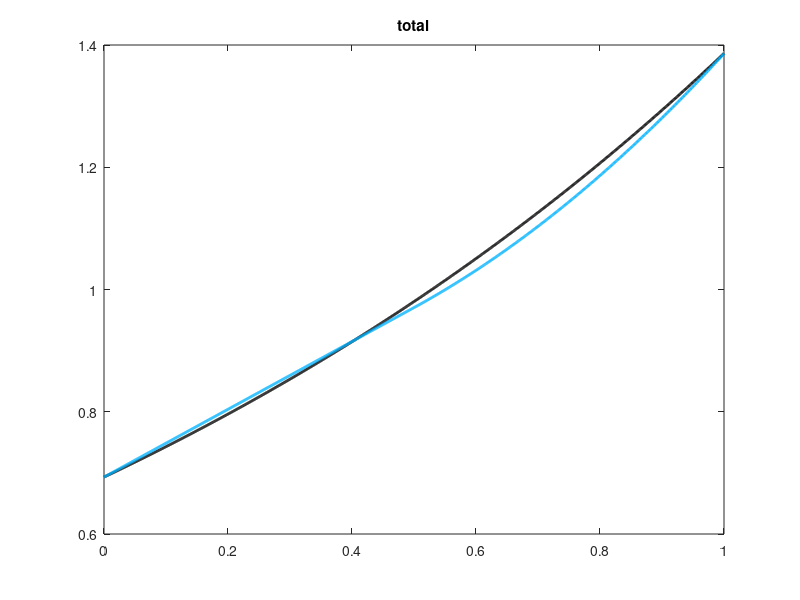

Here is the MATLAB script that generated this plot: (Note: this script raises an error after producing the figure.)
% plots several qualitatively cell cycle behaviours (especially for
% concentration)
% CASE (5) IS YFP of MG22

t=0:0.001:1; % phase
V=2.^t;     % Volume
meanVol=mean(V);   % average Volume in case you want to normalize
figure(1)   % Volume & total protein
figure(2)   % Protein concentration
figure(3)   % Production rate

% (1) same #gene copies through whole cell cycle (hypothetic)
r1=ones(1,1001); % rate
P1=1+t;   % total protein
% (2) gene doubling at phase=0.2
r2=zeros(1,1001);
r2(1:201)=0.5/0.9;
r2(202:1001)=1/0.9;
P2=ones(1,1001);
for i=1:1001;
P2(i)=sum(r2(1:i-1))*0.001+1;
end
% (3) gene doubling at phase=0.5
r3=zeros(1,1001);
r3(1:501)=0.5/0.75;
r3(502:1001)=1/0.75;
P3=ones(1,1001);
for i=1:1001;
P3(i)=sum(r3(1:i-1))*0.001+1;
end
% (4) gene doubling at phase=0.8
r4=zeros(1,1001);
r4(1:801)=0.5/0.6;
r4(802:1001)=1/0.6;
P4=ones(1,1001);
for i=1:1001;
P4(i)=sum(r4(1:i-1))*0.001+1;
end
% (5) cst rate till phase=0.5 then linear increase until doubling at
% phase=1 (CFP/YFP) (version 2013-01-07)
r5=zeros(1,1001);
r5(1:501)=0.8;
r5(501:1001)=0.8+0.8*((t(501:1001)-t(501))/0.5);
P5=ones(1,1001);
for i=1:1001;
P5(i)=sum(r5(1:i-1))*0.001+1;
end
% % (5) cst rate till phase=***0.6*** then linear increase until doubling at
% % phase=1 (CFP/YFP)
%r5=zeros(1,1001);
%r5(1:601)=1/1.2;
%r5(602:1001)=1/1.2+1/1.2*((t(602:1001)-t(602))/0.4);
%P5=ones(1,1001);
%for i=1:1001;
%P5(i)=sum(r5(1:i-1))*0.001+1;
%end
% (6) linear increasing rate till phase=0.6 (->rate doubled), then cst (GFP
% of ASC631 2012-06-17)
r6=zeros(1,1001);
r6(1:601)=1/1.7+1/1.7*(t(1:601)/0.6);
r6(602:1001)=2/1.7;
P6=ones(1,1001);
for i=1:1001;
P6(i)=sum(r6(1:i-1))*0.001+1;
end
% (7) linear increase with phase until doubling. typical phase correction
% (Rosenfeld2005)
r7=zeros(1,1001);
r7=2/3+2/3*t;
P7=ones(1,1001);
for i=1:1001;
P7(i)=sum(r7(1:i-1))*0.001+1;
end

figure(1) %***** TOTAL LENGTH AND FLUO *****
% if divided by 'meanVol' -> average volume =1
clf
%plot(t,V/meanVol,'k','LineWidth',2);
plot(t,V/meanVol,'k','LineWidth',2);
hold on
title('total')
%plot(t,P1,'Color', [1 0.8 0.2],'LineWidth',2)  % cst copy #
%plot(t,P2,'Color',[1 0 0],'LineWidth',2)       % doubling 0.2
%plot(t,P3,'Color',[0.8 0 0.8],'LineWidth',2)    % doubling 0.5
%plot(t,P4,'Color',[0.4 0 0.8],'LineWidth',2)  % doubling 0.8
plot(t,P5/meanVol,'Color',[0 0.7 1],'LineWidth',2)     % YFP/CFP: cst, then lin increase
%plot(t,P6,'Color',[0 0.7 0])     % GFP: lin increase, then cst
%plot(t,P7,'Color',[0.7 0 0.7])   % lin increase (std cecy corr)

%ylim([0.95 2.05])
%legend('Vol','cst copy','0.2','0.5','0.8','Location','NW')
legend('Vol','Location','NW')
%legend('Vol','YFP/CFP','GFP','lin increase','Location','NW')
%legend('Vol','YFP/CFP','Location','NW')

figure(2)  %****CONCENTRATION****
clf
hold on
title('conc')
%plot(t,P1./V,'r')
%plot(t,P2./V,'Color',[1 0 0],'LineWidth',2)       % doubling 0.2
%plot(t,P3./V,'Color',[0.8 0 0.8],'LineWidth',2)    % doubling 0.5
%plot(t,P4./V,'Color',[0.4 0 0.8],'LineWidth',2)  % doubling 0.8
%plot(t,P1./V,'Color', [1 0.8 0.2],'LineWidth',2)
%plot(t,P2./V,'Color',[1 0 0],'LineWidth',2)
%plot(t,P3./V,'Color',[0.8 0 0.8],'LineWidth',2)
%plot(t,P4./V,'Color',[0.4 0 0.8],'LineWidth',2)
plot(t,P5./V,'Color',[0 0.7 1],'LineWidth',2)  
%plot(t,P6./V,'Color',[0 0.7 0])
%plot(t,P7./V,'Color',[0.7 0 0.7])

figure(3)  %****RATE*****
%if divided by initial value, all init prod rates are set equal to =1.
clf
hold on
title('rate')
%plot(t,r1,'Color', [1 0.8 0.2],'LineWidth',2)
%plot(t,r2/r2(1),'Color',[1 0 0],'LineWidth',2)
%plot(t,r3/r3(1),'Color',[0.8 0 0.8],'LineWidth',2)
%plot(t,r4/r4(1),'Color',[0.4 0 0.8],'LineWidth',2)
plot(t,r5,'Color',[0 0.7 1],'LineWidth',2)  
%plot(t,r6,'Color',[0 0.7 0])
%plot(t,r7,'Color',[0.7 0 0.7])


